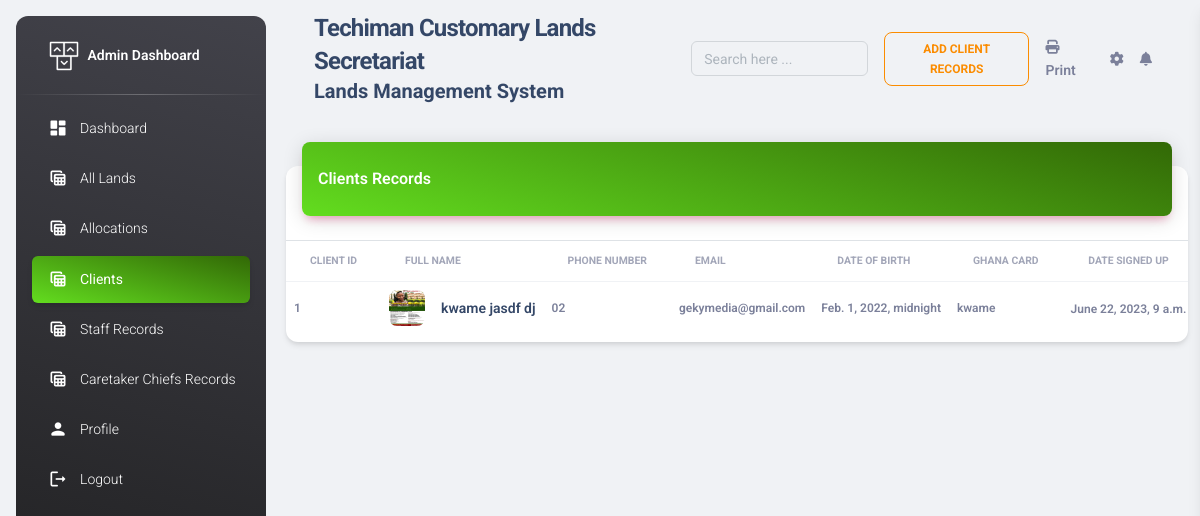
The app's page /dashboard/client_records (signed in) with its own data.
### client/models.py (models this page shows, shortened)
class Client (models.Model):
    FirstName = models.CharField(max_length=255, verbose_name="First Name")
    LastName = models.CharField(max_length=255, verbose_name="Last Name")
    MiddleName = models.CharField(max_length=255, verbose_name="Middle Name",default=".", blank=True, null=True)
    PhoneNumber = models.CharField(max_length=255, verbose_name="Phone Number")
    email = models.EmailField(max_length=255,null=True, blank=True, verbose_name="Email")
    dateofbirth = models.DateTimeField( verbose_name="Date of Birth")
    GhanaCard = models.CharField(max_length=255, verbose_name="Ghana Card Number")
    profile_picture = models.ImageField(upload_to = "profile/", null=True, blank=True)
    dateSignedUp = models.DateTimeField(auto_now_add=True)

### staff/views.py (the view)
# urls.py: path('dashboard/client_records', admin_client_records, name="admin_client_records"),
@login_required
def admin_client_records(request):
    username = request.user.username
    client = Client.objects.all()
    active= "active bg-gradient-primary"
    context= {
        "client_data":client,
        "username":username,
        "active4":active,
    }
    return render(request, "online/client_records.html", context)

### templates/online/client_records.html (shortened to what this page needs)
{% extends 'online/base2.html'%}
{% load static%}
{% block content %}
<body class="g-sidenav-show  bg-gray-200">
  {% include 'online/side_nav.html' %}
  <main class="main-content position-relative max-height-vh-100 h-100 border-radius-lg ">
    <nav class="navbar navbar-main navbar-expand-lg px-0 mx-4 shadow-none border-radius-xl" id="navbarBlur" data-scroll="true">
      <div class="container-fluid py-1 px-3">
        <nav aria-label="breadcrumb">
          <h4 class="font-weight-bolder mb-0">Techiman Customary Lands Secretariat </h4>
          <h5 class="font-weight-bolder mb-0">Lands Management System</h5>
        </nav>
        <div class="collapse navbar-collapse mt-sm-0 mt-2 me-md-0 me-sm-4" id="navbar">
          <div class="ms-md-auto pe-md-3 d-flex align-items-center">
            <div class="input-group input-group-outline">
             <input type="text" id="myInput" onkeyup="myFunction()" placeholder="Search here ..." class="form-control">
            </div>
          </div>
          <ul class="navbar-nav  justify-content-end">
            <li class="nav-item d-flex align-items-center">
              <a class="btn btn-outline-warning btn-sm mb-0 me-3" href="{% url "admin_add_client" %}">Add Client Records</a>
            </li>
            <li class="nav-item d-flex align-items-center">
              <a href="#" onclick="window.print()" class="nav-link text-body font-weight-bold px-0">
                <i class="fa fa-print me-sm-1"></i>
                <span class="d-sm-inline d-none">Print</span>
              </a>
            </li>
            <li class="nav-item px-3 d-flex align-items-center">
              <a href="javascript:;" class="nav-link text-body p-0">
                <i class="fa fa-cog fixed-plugin-button-nav cursor-pointer"></i>
              </a>
            </li>
            <li class="nav-item dropdown pe-2 d-flex align-items-center">
              <a href="javascript:;" class="nav-link text-body p-0" id="dropdownMenuButton" data-bs-toggle="dropdown" aria-expanded="false">
                <i class="fa fa-bell cursor-pointer"></i>
              </a>
            </li>
          </ul>
        </div>
      </div>
    </nav>
    <div class="container-fluid py-4">
      <div class="row">
        <div class="col-12">
          <div class="card my-4">
            <div class="card-header p-0 position-relative mt-n4 mx-3 z-index-2">
              <div class="bg-gradient-primary shadow-primary border-radius-lg pt-4 pb-3">
                <h6 class="text-white text-capitalize ps-3">Clients Records</h6>
              </div>
            </div>
            <div class="card-body px-0 pb-2">
              <div class="table-responsive p-0">
                <table id="myTable" class="table align-items-center mb-0">
                  <thead>
                    <tr>
                      <th class="text-uppercase text-secondary text-xxs font-weight-bolder opacity-7">Client ID</th>
                      <th class="text-uppercase text-secondary text-xxs font-weight-bolder opacity-7">Full Name</th>
                      <th class="text-uppercase text-secondary text-xxs font-weight-bolder opacity-7">Phone Number</th>
                      <th class="text-uppercase text-secondary text-xxs font-weight-bolder opacity-7">Email</th>
                      <th class="text-uppercase text-secondary text-xxs font-weight-bolder opacity-7">Date of Birth</th>
                      <th class="text-uppercase text-secondary text-xxs font-weight-bolder opacity-7">Ghana Card</th>
                      <th class="text-center text-uppercase text-secondary text-xxs font-weight-bolder opacity-7">Date Signed up</th>
                    </tr>
                  </thead>
                  <tbody id='tbodyID'>
                    {% for client in client_data %}
                    <tr>
                      <td>
                        <p class=" text-xs font-weight-bold mb-0">{{client.id}}</p>
                      </td>
                      <td>
                        <div class="d-flex">
                          {% if client.profile_picture %}
                          <div>
                            <img src="{{client.profile_picture.url}}" class="avatar avatar-sm me-3 border-radius-lg" alt="user1">
                          </div>
                          {% else %}
                          <div>
                            <img src=" #" class="avatar avatar-sm me-3 border-radius-lg" alt="user1">
                          </div>
                          {% endif %}
                          <div class="d-flex flex-column justify-content-center">
                            <h6 class="mb-0 text-sm">{{client.FirstName}} {{client.MiddleName}} {{client.LastName}}</h6>
                          </div>
                        </div>
                      </td>
                      <td>
                        <p class="align-left text-xs font-weight-bold mb-0">{{client.PhoneNumber}}</p>
                      </td>
                      <td>
                        <p class="text-xs font-weight-bold mb-0">{{client.email}}</p>
                      </td>
                      <td>
                        <p class="text-xs font-weight-bold mb-0">{{client.dateofbirth}}</p>
                      </td>
                      <td>
                        <p class="text-xs font-weight-bold mb-0">{{client.GhanaCard}}</p>
                      </td>
                      <td class="align-middle text-center">
                        <span class="text-secondary text-xs font-weight-bold">{{client.dateSignedUp}}</span>
                      </td>
                    </tr>
                    {% endfor %}
                  </tbody>
                </table>
              </div>
            </div>
          </div>
        </div>
      </div>
    </div>
  </main>
</body>
{% endblock content %}

### records on screen
Client: id "1", profile_picture (picture), FirstName "kwame", MiddleName "jasdf", LastName "dj", PhoneNumber "02", email "gekymedia@gmail.com", dateofbirth "Feb. 1, 2022, midnight", GhanaCard "kwame", dateSignedUp "June 22, 2023, 9 a.m."
